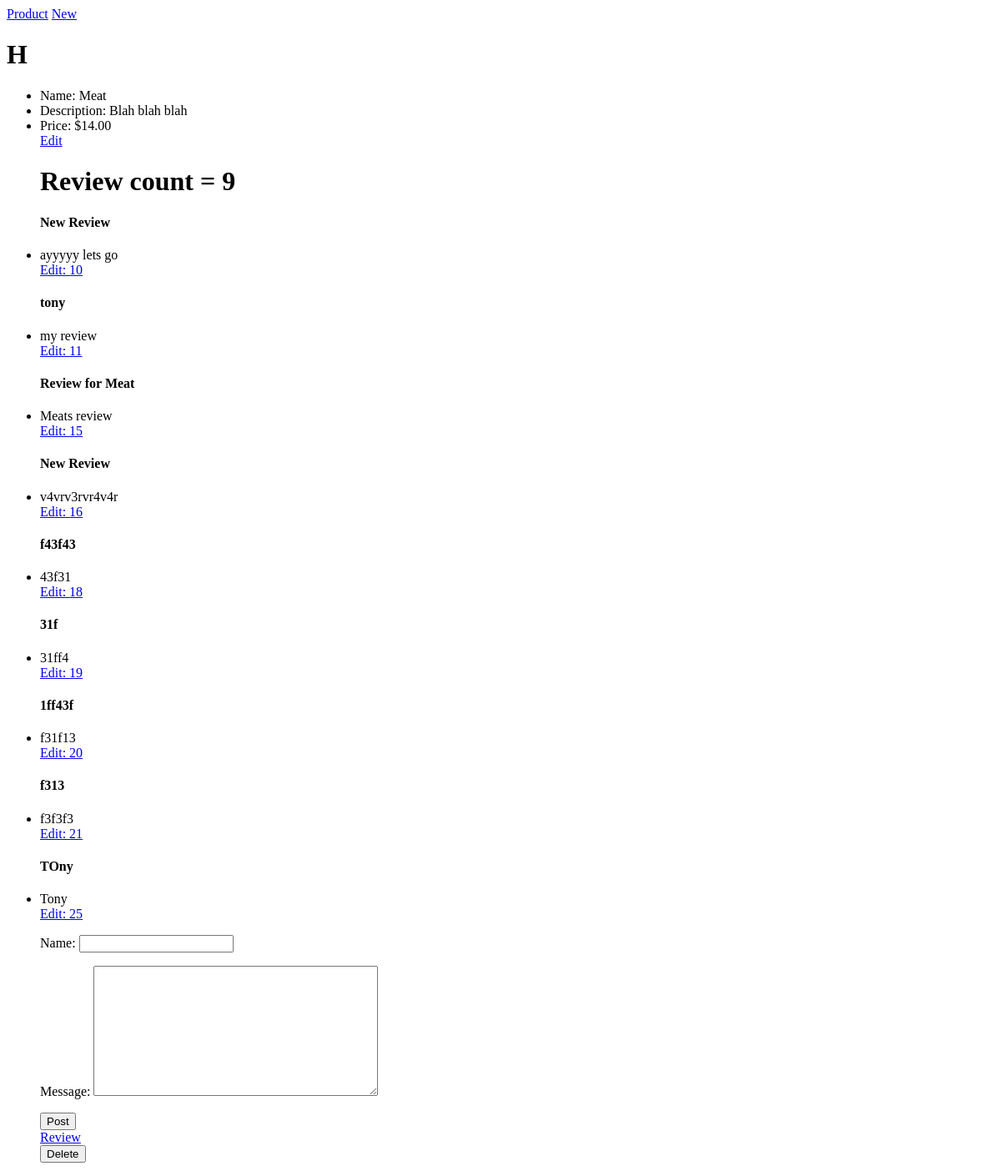
The page /products/59 on the database as committed earlier.
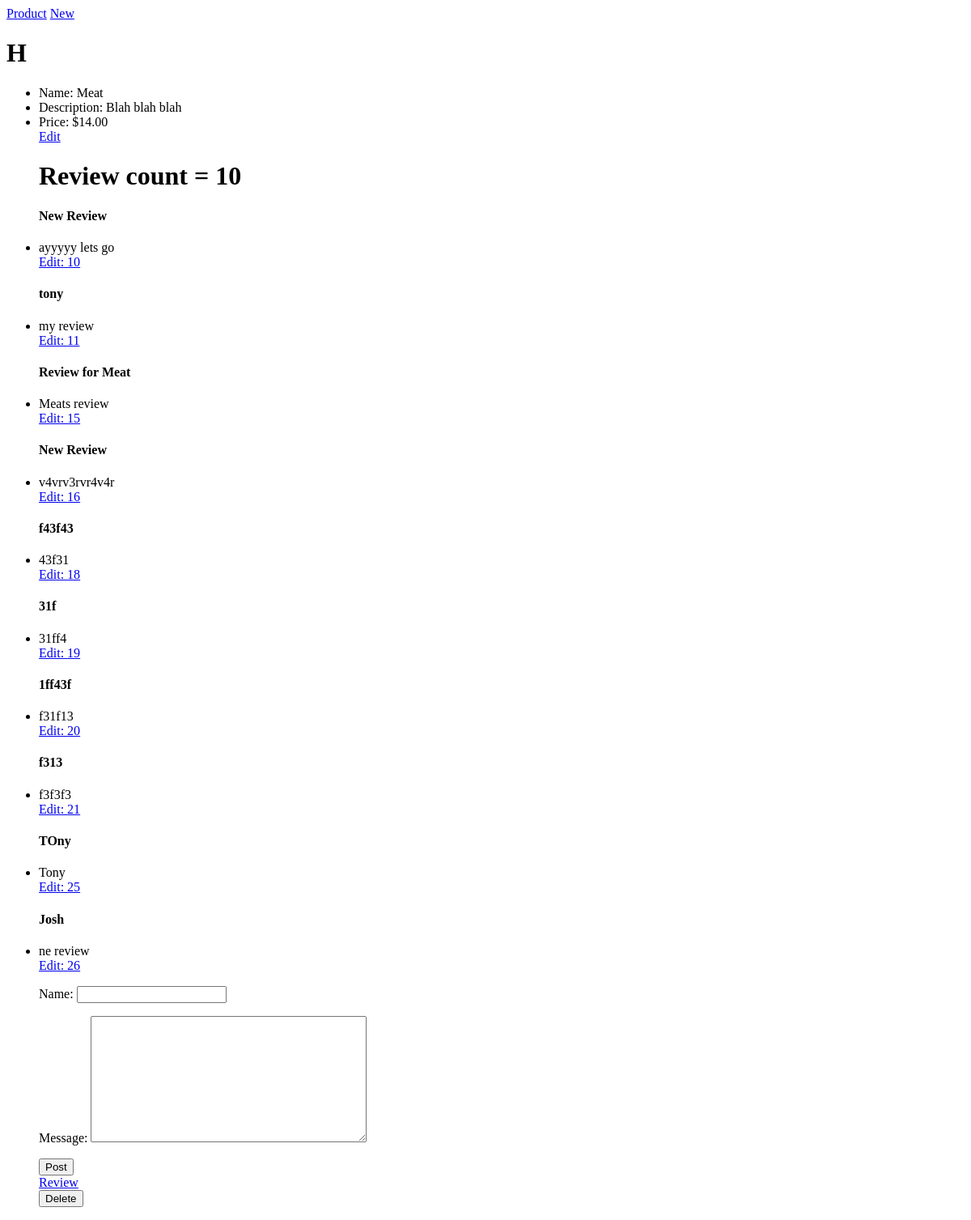
The same page on the database as committed later.
### rainforest/models.py (models this page shows, shortened)
class Product(models.Model):
	name = models.CharField(max_length=255)
	description = models.TextField(max_length=500, validators=[min_length])
	price = models.IntegerField()
	def price_in_dollars(self):
		dollars = self.price
		return "${:.2f}".format(dollars)

class Review(models.Model):
	name = models.CharField(max_length=255)
	message = models.TextField()
	product = models.ForeignKey(Product, on_delete=models.CASCADE, related_name='reviews')

### rainforest/views.py (the view)
# urls.py: path('products/<int:id>',products_show, name='products_show'),
def products_show(request, id):
	product = Product.objects.get(pk=id)
	reviews = product.reviews.all()
	if request.method == 'POST':
		review_form = ReviewForm(request.POST)
		if review_form.is_valid():
			new_review = review_form.save()
			return HttpResponseRedirect('/products/{}'.format(id))
		else:
			pass
	else:
		review_form = ReviewForm(initial={'product': id})
	context = {
		'product': product,
		'reviews': reviews,
		'review_form': review_form
	}
	return render(request, 'product.html', context)

### rainforest/forms.py
class ReviewForm(forms.ModelForm):
	class Meta:
		model = Review
		widgets = { 'product': forms.HiddenInput() }
		fields = ['name', 'message', 'product']

### rainforest/templates/product.html (shortened to what this page needs)
{% extends 'base.html'%}
{% block content %}
<h1>H</h1>
<ul>
<li>Name: {{ product.name }}</li>
<li>Description: {{product.description}}</li>
<li>Price: {{product.price_in_dollars}}</li>
<a href="{% url 'product_edit' id=product.pk %}">Edit</a>
<h1>Review count = {{ product.reviews.count }}</h1>
  {% for review in reviews %}
    <h4>{{ review.name }}</h4>
    <li>{{ review.message }}</li>
    <a href="{% url 'edit_review' id=review.id %}">Edit: {{review.id}}</a>
  {% endfor %}
<form action="{% url 'products_show' id=product.pk %}" method="post">
  {{ review_form.as_p }}
  <input type="submit" name="" value="Post">
</form>
<a href="{% url 'product_review' id=product.id %}">Review</a>
<form action="{% url 'product_delete' id=product.pk %}" method="post">
  <input type="submit" name="" value="Delete">
</form>
</ul>
{% endblock %}

Rows that differ between the two databases and show on the page:
computed for Product "Meat": reviews.count "9" → "10"
added Review: name "Josh", message "ne review", id "26"
